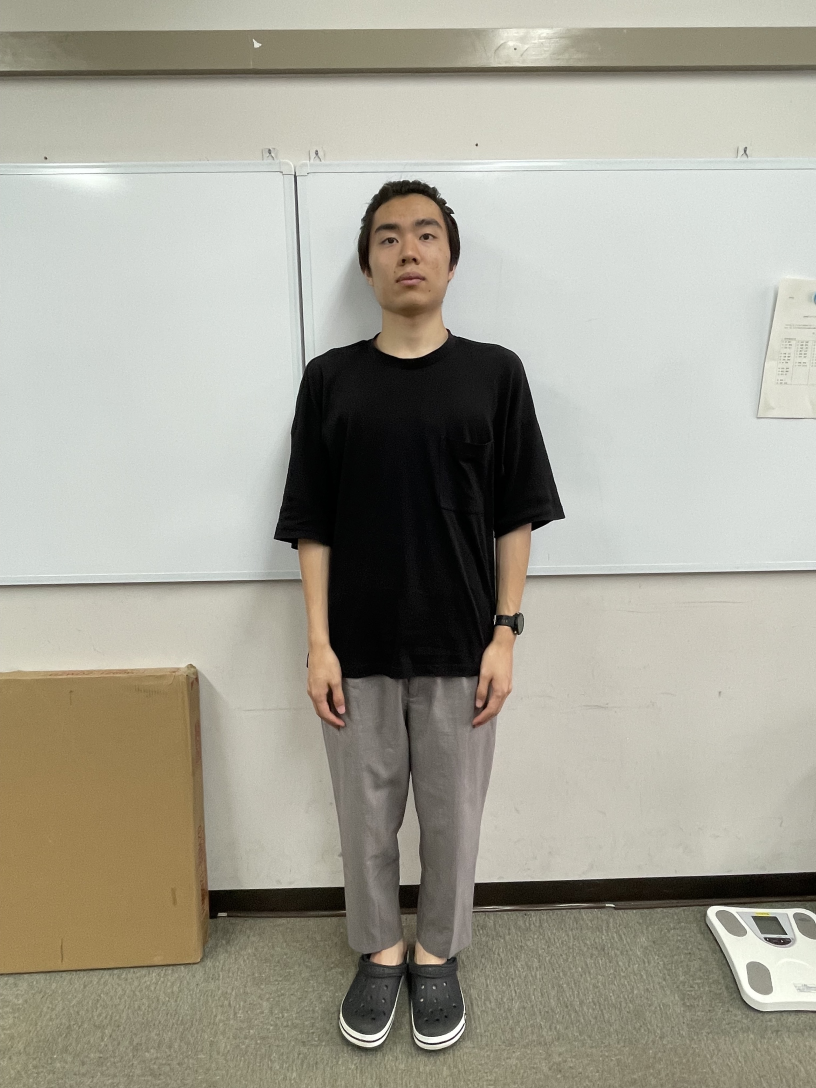
#> input picture examples/person/haru_mae.png, 2448 x 3264 px, found by its file name (shown at 1/3 size)
$ python test_histogram.py
#> lines starting #> are read from the running program, lines starting #| are printed output that depends on the picture; long printed decimals are rounded
"""
２画像のヒストグラム比較による類似度の算出
"""
import cv2, os
# from opencv_japanese import imread

# dir_path =  os.path.dir_path(__file__)
dir_path = r"C:\Users\isapo\openpose-1.7.0-binaries-win64-gpu-python3.7-flir-3d_recommended\openpose\examples\person"

image1 = cv2.imread(dir_path + '\haru_mae.png')
#> image1 is the input picture: shape (3264, 2448, 3); mean B, G, R 149.2, 161.9, 164.5
image2 = cv2.imread(dir_path + '\haru_yoko.png')
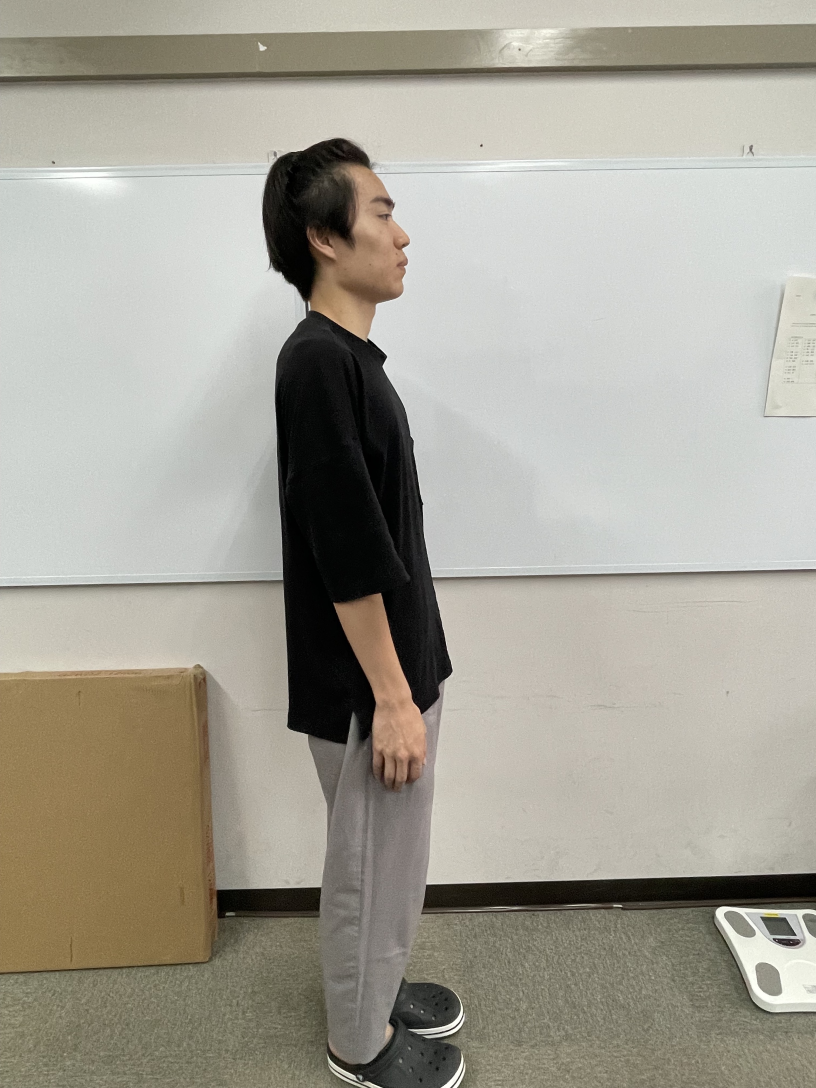
#> input picture examples/person/haru_yoko.png, 2448 x 3264 px, found by its file name (shown at 1/3 size)
#> image2 is the input picture: shape (3264, 2448, 3); mean B, G, R 149.8, 161.1, 164.4
image3 = cv2.imread(dir_path + '\ichiro.JPG')
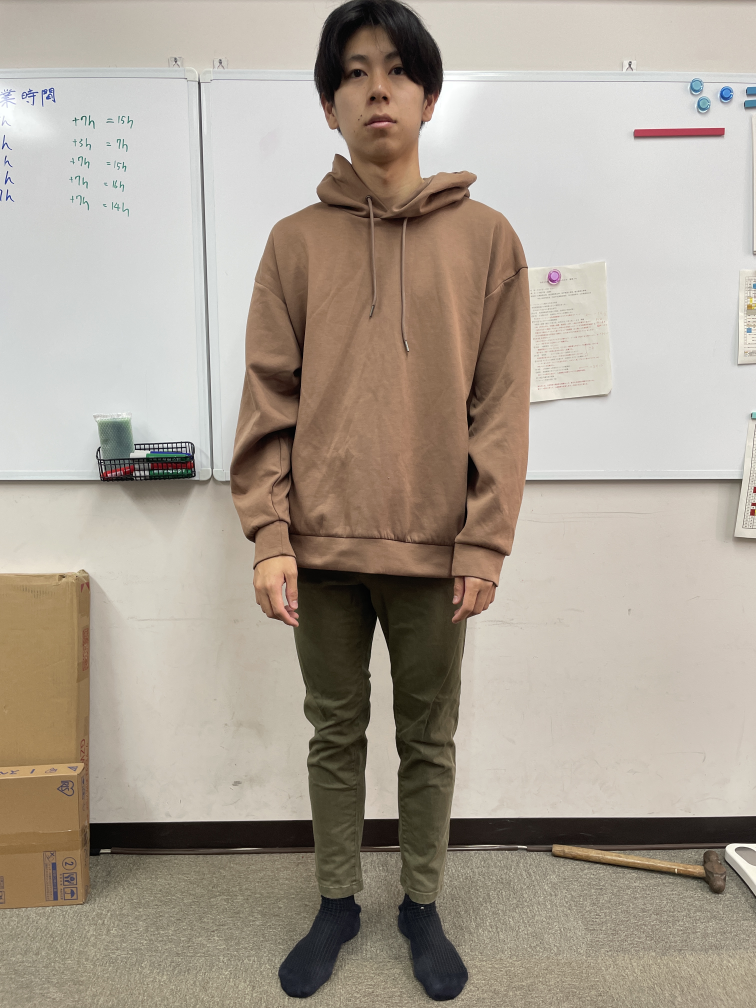
#> input picture examples/person/ichiro.JPG, 3024 x 4032 px, found by its file name (shown at 1/4 size)
#> image3 is the input picture: shape (4032, 3024, 3); mean B, G, R 149.1, 161.3, 171.1
image4 = cv2.imread(dir_path + '\yumi_mae.png')
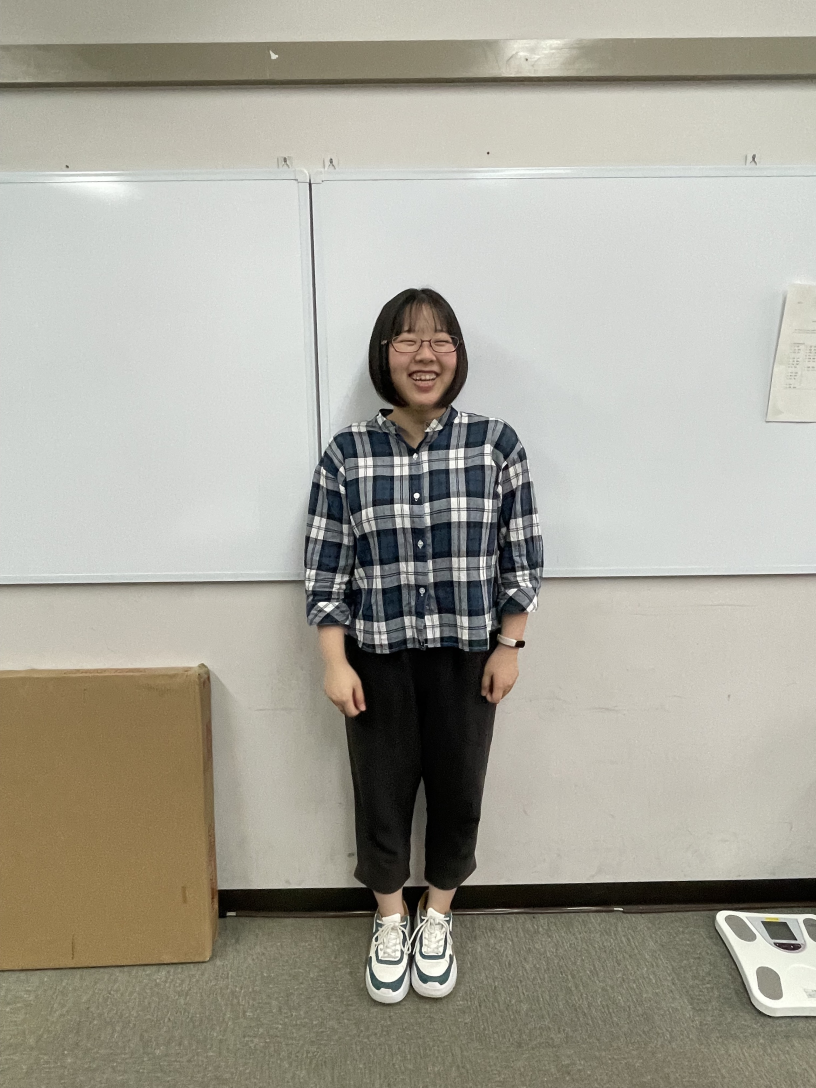
#> input picture examples/person/yumi_mae.png, 2448 x 3264 px, found by its file name (shown at 1/3 size)
#> image4 is the input picture: shape (3264, 2448, 3); mean B, G, R 153.6, 165, 167.4
image5 = cv2.imread(dir_path + '\yumi_yoko.png')
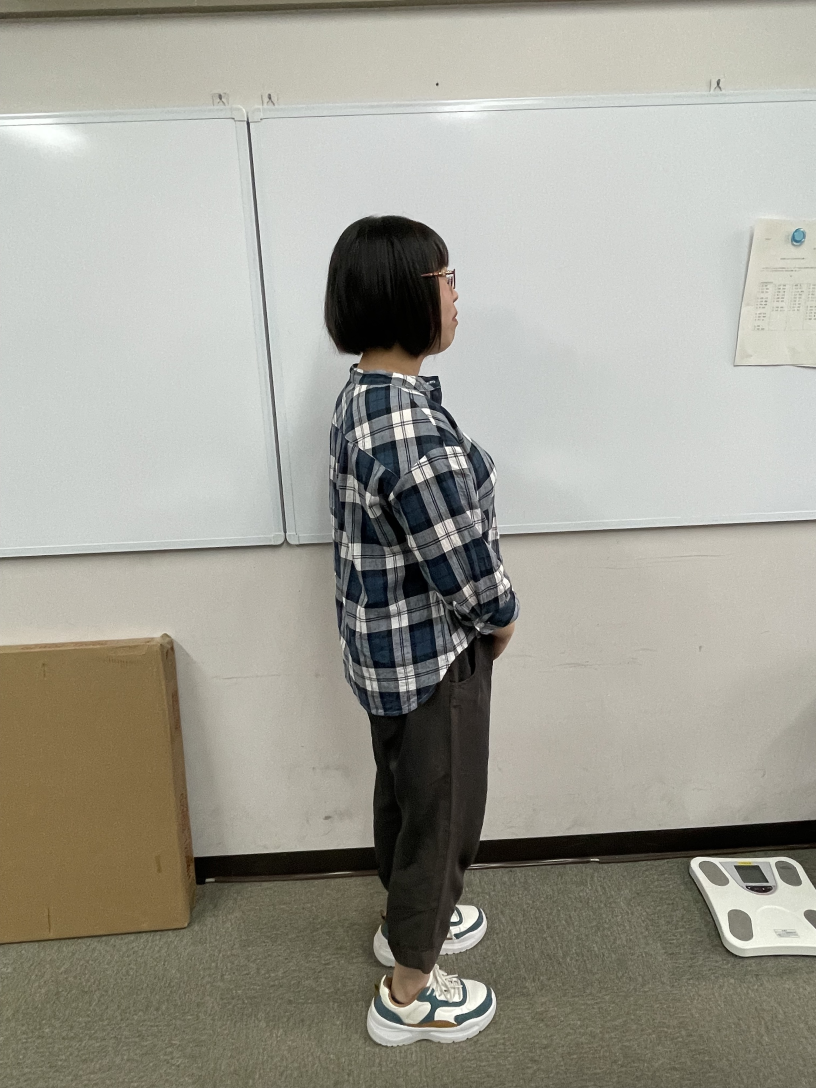
#> input picture examples/person/yumi_yoko.png, 2448 x 3264 px, found by its file name (shown at 1/3 size)
#> image5 is the input picture: shape (3264, 2448, 3); mean B, G, R 148.1, 158.4, 159.8


height = image1.shape[0]
#> height = 3264
width = image1.shape[1]
#> width = 2448

img_size = (int(width), int(height))
#> img_size = (2448, 3264)

# 比較するために、同じサイズにリサイズしておく
image1 = cv2.resize(image1, img_size)
image2 = cv2.resize(image2, img_size)
image3 = cv2.resize(image3, img_size)
#> image3: shape (3264, 2448, 3)
image4 = cv2.resize(image4, img_size)
image5 = cv2.resize(image5, img_size)


# 画像をヒストグラム化する
image1_hist = cv2.calcHist([image1], [2], None, [256], [0, 256])
#> image1_hist = 256 values, max 200487 at index 212, min 2239 at index 253, mean 31212
image2_hist = cv2.calcHist([image2], [2], None, [256], [0, 256])
#> image2_hist = 256 values, max 190771 at index 208, min 1735 at index 254, mean 31212
image3_hist = cv2.calcHist([image3], [2], None, [256], [0, 256])
#> image3_hist = 256 values, max 193225 at index 211, min 602 at index 255, mean 31212
image4_hist = cv2.calcHist([image4], [2], None, [256], [0, 256])
#> image4_hist = 256 values, max 207724 at index 213, min 3116 at index 250, mean 31212
image5_hist = cv2.calcHist([image5], [2], None, [256], [0, 256])
#> image5_hist = 256 values, max 209346 at index 210, min 1822 at index 254, mean 31212


# ヒストグラムした画像を比較
print("image1とimage2の類似度：" + str(cv2.compareHist(image1_hist, image2_hist, 0)))
#| image1とimage2の類似度：0.897
print("image1とimage3の類似度：" + str(cv2.compareHist(image1_hist, image3_hist, 0)))
#| image1とimage3の類似度：0.9139
print("image1とimage4の類似度：" + str(cv2.compareHist(image1_hist, image4_hist, 0)))
#| image1とimage4の類似度：0.961
print("image1とimage5の類似度：" + str(cv2.compareHist(image1_hist, image5_hist, 0)))
#| image1とimage5の類似度：0.7839
